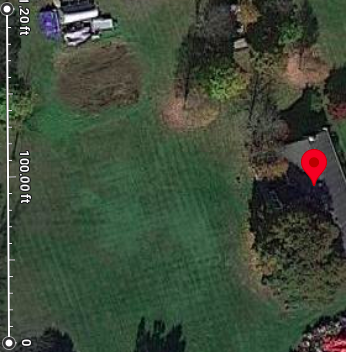
#> input picture project_notes/code_for_testing/Collins_62_192X198.png, 346 x 352 px, found by its file name
$ python calc_map_resolution.py
#> lines starting #> are read from the running program, lines starting #| are printed output that depends on the picture; long printed decimals are rounded
# this is used to calculate the resolution of an image to use in the .yaml file
# $ python3 /home/tractor/ros1_lawn_tractor_ws/project_notes/code_for_testing/calc_map_resolution.py
from PIL import Image
import os

# Full path to the image file
image_name = 'Collins_62_192X198'
image_type = 'png'
image_path = "/home/tractor/ros1_lawn_tractor_ws/project_notes/code_for_testing/"
land_height = 192
land_width = 198

# Set the working directory
os.chdir(image_path)

# Convert the image to grayscale
image_full_path = image_path + image_name + '.' + image_type
land_image = Image.open(image_full_path)
#> land_image is the input picture: PIL image 346x352 RGBA; mean R, G, B, A 62.5, 74.7, 57.6, 255
land_image_gray = land_image.convert('L')
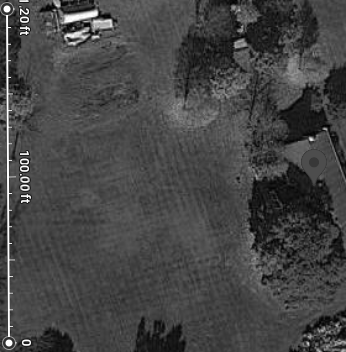
#> land_image_gray: PIL image 346x352 L; min 0, max 255, mean 69.1
grayscale_file_name = image_name + '_gray.png'
land_image_gray.save(grayscale_file_name)

# Calculate Map Resolution (in terms of distance per pixel)
img_width, img_height = land_image.size
#> img_width = 346; img_height = 352
land_height_meters = land_height * 0.3048   # North/South
land_width_meters = land_width * 0.3048 	# East/West
resolution_x = land_width_meters / img_width
#> resolution_x = 0.174
resolution_y = land_height_meters / img_height
#> resolution_y = 0.166
map_resolution_avg = (resolution_x + resolution_y) / 2
#> map_resolution_avg = 0.17

print(map_resolution_avg)
#| 0.1703

# Create a text file using the image name
text_file_name = image_name + '.txt'

# Write the required information to the text file
with open(text_file_name, 'w') as file:
    file.write(f"Image Name: {image_name}\n")
    file.write(f"Map Resolution Average: {map_resolution_avg}\n")
    file.write(f"Image height and width in pixels: {img_height} x {img_width}\n")
    # file.write(f"avg_lat: {avg_lat}\navg_lon: {avg_lon}\n")

print(f"Information written to {text_file_name}")
